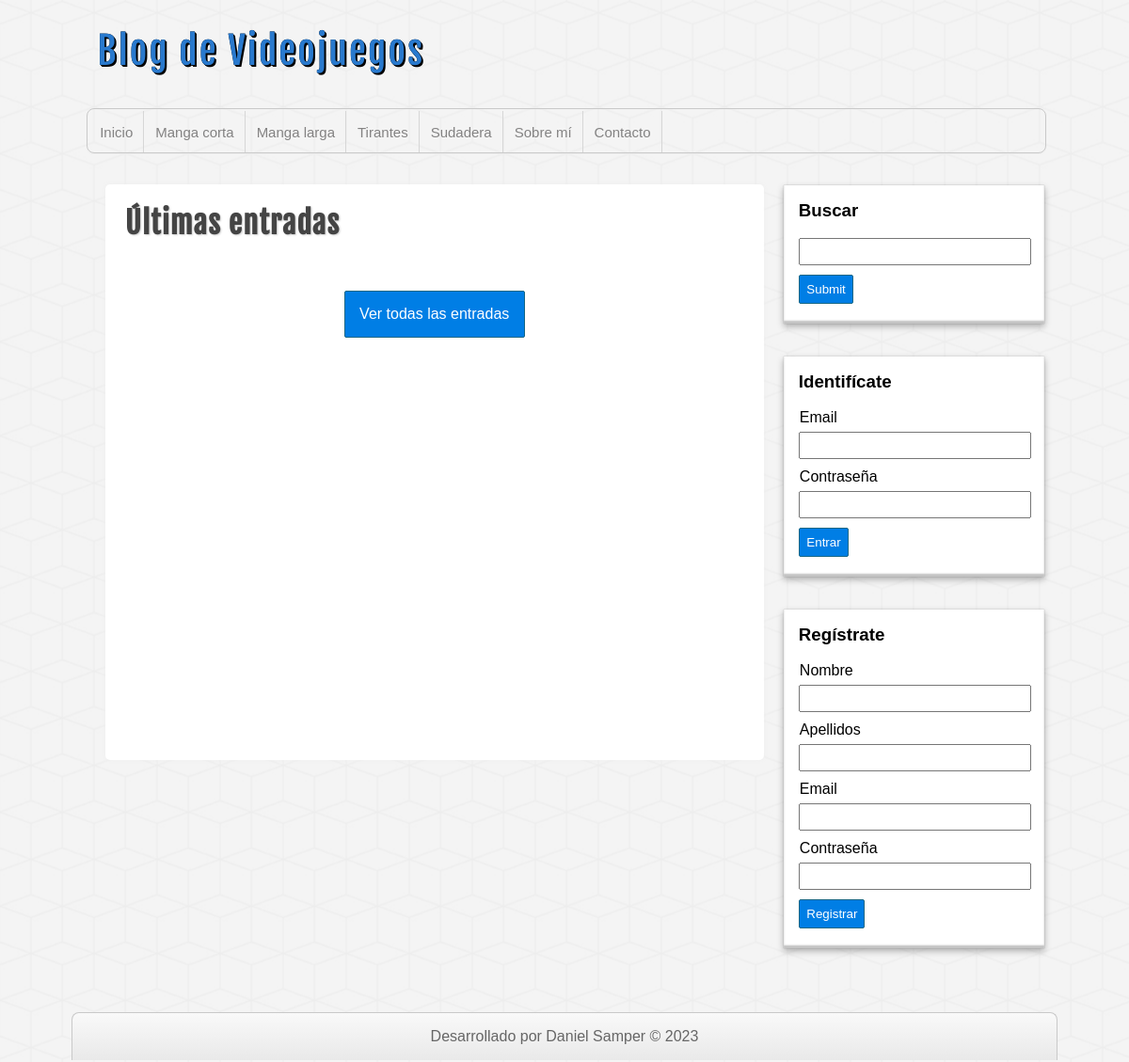
The page /proyecto-php/index.php on the database its author committed.
### tables this page shows
CREATE TABLE categorias(
id          int(255) auto_increment not null,
nombre      varchar(100) not null,
CONSTRAINT pk_categorias PRIMARY KEY(id)
);

### proyecto-php/includes/helpers.php (called while the page is built, shortened)
<?php
function conseguirCategorias($conexion){
    $sql = "SELECT * FROM categorias ORDER BY id ASC;";
    $categorias = mysqli_query($conexion, $sql);
    $result = array();
    if($categorias && mysqli_num_rows($categorias) >= 1):
        $result = $categorias;
    endif;
    return $result;
}

### proyecto-php/includes/cabecera.php (the view, shortened to what this page needs)
<?php require_once 'conexion.php'; ?>
<?php require_once 'includes/helpers.php'; ?>
<!DOCTYPE HTML>
<html lang="es">
    <head>
        <link rel="stylesheet" type="text/css" href="./assets/css/style.css" />
    </head>
    <body>
        <header id="cabecera">
            <div id="logo">
                <a href="index.php">
                    Blog de Videojuegos
                </a>
            </div>
            <nav id="menu">
                <ul>
                    <li>
                        <a href="index.php">Inicio</a>
                    </li>
                    <?php
                        $categorias = conseguirCategorias($db);
                        if(!empty($categorias)):
                            while($categoria = mysqli_fetch_assoc($categorias)):
                    ?>
                            <li>
                                <a href="categoria.php?id=<?=$categoria['id']?>"><?=$categoria['nombre']?></a>
                            </li>
                    <?php
                            endwhile;
                        endif;
                    ?>
                    <li>
                        <a href="index.php">Sobre mí</a>
                    </li>
                    <li>
                        <a href="index.php">Contacto</a>
                    </li>
                </ul>
            </nav>
            <div class="clearfix"></div>
        </header>
        <div id ="contenedor">

### proyecto-php/assets/css/style.css (style rules this page uses)
* { margin:0.5px; padding: 0.5px; font-family: sans-serif, Helvetica, Arial; text-decoration: none; }
.clearfix { clear: both; float: none; }
body { background: url(../img/cubes.png) #F4F4F4; }
#cabecera { width: 85%; height: auto; background: transparent; margin: 0px auto; }
#logo { float:left; width: 540px; height: 110px; }
#logo a { font-family: "fajala", Helvetica; font-size: 40px; letter-spacing: 2px; color: #2979CD; text-shadow: 0px 0px 0px black, 1px 1px 0px black, 2px 2px 0px black; transition: all 500ms; line-height: 100px; margin-left: 10px; }
#menu { clear: both; width: 100%; height: 45px; border: 1px solid #c9c9c9; border-radius: 8px; box-shadow: 0px 1px 1px #eee; overflow: hidden; }
#menu ul { list-style: none; }
#menu ul li { float: left; line-height: 44px; border-right: 1px solid #D6D6D6; }
#menu ul li a { display: block; padding-left: 10px; padding-right: 10px; font-size: 15px; color: #838282; }
#contenedor { width: 85%; height: auto; margin: 0px auto; margin-top: 30px; margin-bottom: 30px; }

### rows shown on the page
categorias: nombre "Manga corta"
categorias: nombre "Manga larga"
categorias: nombre "Tirantes"
categorias: nombre "Sudadera"
